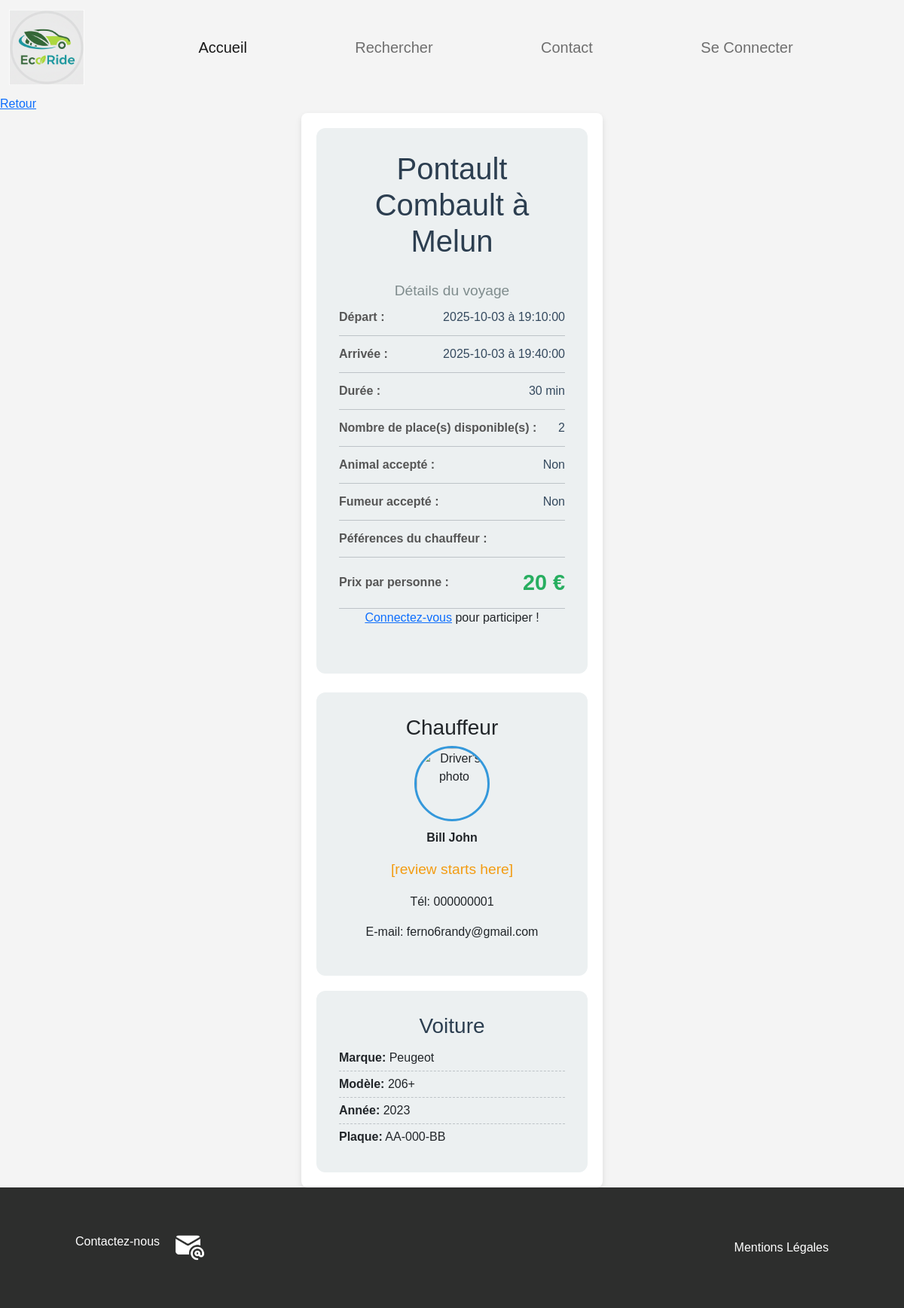
The page /detail_voyage.php?voyageId=2 on the database its author committed.
### tables this page shows
CREATE TABLE `covoiturage` (
  `Covoiturage_id` int(11) NOT NULL,
  `Date_depart` date NOT NULL,
  `Heure_depart` time NOT NULL,
  `Adresse_depart` varchar(50) NOT NULL,
  `Ville_depart` varchar(50) NOT NULL,
  `Date_arrivee` date NOT NULL,
  `Heure_arrivee` time NOT NULL,
  `Adresse_arrivee` varchar(50) NOT NULL,
  `Ville_arrivee` varchar(50) NOT NULL,
  `Statut` enum('Ouvert','En cours','Terminé','Annulé') NOT NULL DEFAULT 'Ouvert',
  `Nb_place` int(50) NOT NULL,
  `Prix_personne` float NOT NULL,
  `Duree` int(11) NOT NULL,
  `Voiture_id` int(11) NOT NULL
);

CREATE TABLE `utilisateur` (
  `Utilisateur_id` int(11) NOT NULL,
  `Nom` varchar(50) NOT NULL,
  `Prenom` varchar(50) NOT NULL,
  `Email` varchar(50) NOT NULL,
  `Password` varchar(255) NOT NULL,
  `Telephone` varchar(50) NOT NULL,
  `Adresse` varchar(50) NOT NULL,
  `Date_naissance` date NOT NULL,
  `Photo` mediumblob NOT NULL,
  `Pseudo` varchar(50) NOT NULL,
  `Animal_accepte` tinyint(1) NOT NULL DEFAULT 0,
  `Fumeur_accepte` tinyint(1) NOT NULL DEFAULT 0,
  `Autre_preference` text NOT NULL,
  `Credit` int(11) NOT NULL,
  `Statut` enum('Actif','Inactif','Suspendu') NOT NULL,
  `Note` decimal(10,1) NOT NULL
);

CREATE TABLE `voiture` (
  `Voiture_id` int(11) NOT NULL,
  `Nb_place` int(11) NOT NULL,
  `Modele` varchar(50) NOT NULL,
  `Immatriculation` varchar(50) NOT NULL,
  `Energie` enum('Electrique','Essence','Diesel','Hybride') NOT NULL,
  `Couleur` varchar(50) NOT NULL,
  `Date_premiere_immatriculation` date NOT NULL,
  `Ecologique` tinyint(1) NOT NULL DEFAULT 0,
  `Marque` varchar(50) NOT NULL,
  `Utilisateur_id` int(11) NOT NULL
);

### classes/Voyage.php (called while the page is built, shortened)
<?php
class Voyage
{
    private string $placeDescription;
    private int $nbPlace;
    private $departureDate;
    private $departureTime;
    private $arrivalDate;
    private $arrivalTime;
    private int $duree;
    private float $price;
    private Utilisateur $driver;
    private Voiture $voiture;
    public function __construct(int $id, PDO $pdo)
    {
        if (($id != null) && ($id != '')) {
            $sql = 'SELECT Covoiturage_id, Date_depart, Heure_depart, Adresse_depart, Ville_depart, Date_arrivee, Heure_arrivee, Adresse_arrivee, Ville_arrivee, Statut, Nb_place, Prix_personne, Duree, Voiture_Id FROM covoiturage WHERE Covoiturage_id = ' . $id;
            foreach ($pdo->query($sql, PDO::FETCH_ASSOC) as $row) {
                $this->placeDescription = $row['Ville_depart'] . ' à ' . $row['Ville_arrivee'];
                $this->departureDate = $row['Date_depart'];
                $this->departureTime = $row['Heure_depart'];
                $this->arrivalDate = $row['Date_arrivee'];
                $this->arrivalTime = $row['Heure_arrivee'];
                $this->duree = $row['Duree'];
                $this->price = $row['Prix_personne'];
                $this->nbPlace = $row['Nb_place'];
                $this->voiture = new Voiture($row['Voiture_Id'], $pdo);
                $this->driver = $this->voiture->getDriver();
            }
        }
    }
    public function getPlaceDescription(): string
    {
        return $this->placeDescription;
    }
    public function getDepartureDate(): string
    {
        return $this->departureDate;
    }
    public function getArrivalDate(): string
    {
        return $this->arrivalDate;
    }
    public function getDepartureTime(): string
    {
        return $this->departureTime;
    }
    public function getArrivalTime(): string
    {
        return $this->arrivalTime;
    }
    public function getDuree(): int
    {
        return $this->duree;
    }
    public function getPrice(): float
    {
        return $this->price;
    }
    public function getNbPlace(): int
    {
        return $this->nbPlace;
    }
    public function getVoiture(): Voiture
    {
        return $this->voiture;
    }
    public function getDriver(): Utilisateur
    {
        return $this->driver;
    }
}
?>

### classes/Voiture.php (called while the page is built, shortened)
<?php
class Voiture
{
    private string $carMake;
    private string $carModel;
    private int $carYear;
    private string $carPlate;
    private Utilisateur $driver;
    function __construct(int $id, PDO $pdo)
    {
        $sql = 'SELECT Voiture_Id, Ecologique, Marque, Modele, Energie, Immatriculation, YEAR(Date_premiere_immatriculation) as anneeImmat, Utilisateur_Id FROM voiture WHERE Voiture_Id  = ?';
        $stmt = $pdo->prepare($sql);
        $stmt->execute([$id]);
        $voiture = $stmt->fetch();
        if ($voiture) {
            $this->carMake = $voiture['Marque'];
            $this->carModel = $voiture['Modele'];
            $this->carYear = $voiture['anneeImmat'];
            $this->carPlate = $voiture['Immatriculation'];
            $this->driver = new Utilisateur($voiture['Utilisateur_Id'], $pdo);
        }
    }
    public function getCarMake(): string
    {
        return $this->carMake;
    }
    public function getCarModel(): string
    {
        return $this->carModel;
    }
    public function getCarYear(): int
    {
        return $this->carYear;
    }
    public function getCarPlate(): string
    {
        return $this->carPlate;
    }
    public function getDriver(): Utilisateur
    {
        return $this->driver;
    }
}
?>

### classes/Utilisateur.php (called while the page is built, shortened)
<?php
class Utilisateur
{
    private string $fullName;
    private string $phone;
    private string $email;
    private bool $preferenceAnimal;
    private bool $preferenceFumeur;
    public function __construct(int $id, PDO $pdo)
    {
        $sql = "SELECT Utilisateur_Id, Pseudo, Statut, Utilisateur_id, Nom, Prenom, Date_naissance, Note, Adresse, Telephone, Email, Photo, Animal_accepte, Fumeur_accepte, Autre_preference, Credit FROM utilisateur WHERE Utilisateur_Id = ?";
        $stmt = $pdo->prepare($sql);
        $stmt->execute([$id]);
        $user = $stmt->fetch();
        if ($user) {
            $this->fullName = $user["Prenom"] . " " . $user["Nom"];
            $this->phone = $user["Telephone"];
            $this->email = $user["Email"];
            $this->preferenceAnimal = $user['Animal_accepte'];
            $this->preferenceFumeur = $user['Fumeur_accepte'];
            $roles = Utilisateur::loadRoles($id, $pdo);
        }
    }
    public static function loadRoles(int $userId, PDO $pdo): array
    {
        $sql = "SELECT role.Role_Id, Libelle FROM role JOIN utilisateur_role ON role.Role_Id = utilisateur_role.Role_Id WHERE Utilisateur_Id = ?";
        $stmt = $pdo->prepare($sql);
        $stmt->execute([$userId]);
        $roles = $stmt->fetchAll();
        if ($roles) {
            return $roles;
        }
        return [];
    }
    public static function checkUserRole(array $roles): string
    {
        $userRole = "";
        $userIsChauffeur = false;
        $userIsPassager = false;
        $userIsEmployee = false;
        $userIsAdmin = false;
        foreach ($roles as $role) {
            if ($role['Libelle'] == Utilisateur::USER_ROLE_CHAUFFEUR) {
                $userIsChauffeur = true;
            }
            if ($role['Libelle'] == Utilisateur::USER_ROLE_PASSAGER) {
                $userIsPassager = true;
            }
        }
        if ($userIsAdmin) {
            $userRole = Utilisateur::USER_ROLE_ADMIN;
        } else if ($userIsEmployee) {
            $userRole = Utilisateur::USER_ROLE_EMPLOYE;
        } else if ($userIsChauffeur && $userIsPassager) {
            $userRole = Utilisateur::USER_ROLE_PASSAGER_ET_CHAUFFEUR;
        } else if ($userIsPassager) {
            $userRole = Utilisateur::USER_ROLE_PASSAGER;
        } else if ($userIsChauffeur) {
            $userRole = Utilisateur::USER_ROLE_CHAUFFEUR;
        }
        return $userRole;
    }
    public function getFullName(): string
    {
        return $this->fullName;
    }
    public function getEmail(): string
    {
        return $this->email;
    }
    public function getTelephone(): string
    {
        return $this->phone;
    }
    public function getPreferenceAnimalString(): string
    {
        return ($this->preferenceAnimal == 0 ? 'Non' : 'Oui');
    }
    public function getPreferenceFumeurString(): string
    {
        return ($this->preferenceFumeur == 0 ? 'Non' : 'Oui');
    }
}
?>

### detail_voyage.php (the view, shortened to what this page needs)
<?php include 'imports.php' ?>
<?php
if (isset($_GET['voyageId'])) {
    $showMessageVisiteur = false;
    $voyage = new Voyage($_GET['voyageId'], $pdo);
    $participants = $voyage->getParticipations($pdo);
    $participantsIds = [];
    foreach ($participants as $participant) {
        array_push($participantsIds, $participant['Utilisateur_Id']);
    }
    $userIsDriver = false;
    if (!isset($_SESSION["id"])) {
        $showMessageVisiteur = true;
    } else if ($voyage->isVoyageOuvert()) {
        if ((!$userIsDriver) && str_contains($_SESSION["role"], Utilisateur::USER_ROLE_PASSAGER)) {
            if (in_array($_SESSION["id"], $participantsIds)) {
                $displayAnnulerPassager = true;
            } else if ($voyage->getNbPlace() >= 1) {
                $displayParticiper = true;
            }
        }
    } else if ($voyage->isVoyageTermine()) {
        if (str_contains($_SESSION["role"], Utilisateur::USER_ROLE_PASSAGER) && in_array($_SESSION["id"], $participantsIds)) {
            $displayValider = true;
        }
    }
}
?>
<?php include 'html.php' ?>
<head>
    <?php include 'head.php' ?>
</head>
<body>
    <?php include 'header.php' ?>
    <main>
        <a href=javascript:history.go(-1)>Retour</a>
        <div class="container">
            <div class="main-content">
                <div class="left-panel">
                    <div class="header">
                        <h1><?php echo $voyage->getPlaceDescription(); ?></h1>
                        <h2>Détails du voyage</h2>
                    </div>
                    <div class="detail-item">
                        <span class="label">Départ :</span>
                        <span
                            class="value"><?php echo $voyage->getDepartureDate() . " à " . $voyage->getDepartureTime(); ?></span>
                    </div>
                    <div class="detail-item">
                        <span class="label">Arrivée :</span>
                        <span
                            class="value"><?php echo $voyage->getArrivalDate() . " à " . $voyage->getArrivalTime(); ?></span>
                    </div>
                    <div class="detail-item">
                        <span class="label">Durée :</span>
                        <span class="value"><?php echo $voyage->getDuree() . ' min'; ?></span>
                    </div>
                    <div class="detail-item">
                        <span class="label">Nombre de place(s) disponible(s) :</span>
                        <span class="value"><?php echo $voyage->getNbPlace(); ?></span>
                    </div>
                    <div class="detail-item">
                        <span class="label">Animal accepté :</span>
                        <span class="value"><?php echo $voyage->getDriver()->getPreferenceAnimalString(); ?></span>
                    </div>
                    <div class="detail-item">
                        <span class="label">Fumeur accepté :</span>
                        <span class="value"><?php echo $voyage->getDriver()->getPreferenceFumeurString(); ?></span>
                    </div>
                    <div class="detail-item">
                        <span class="label">Péférences du chauffeur :</span>
                    </div>
                    <div class="detail-item">
                        <span class="label">Prix par personne :</span>
                        <span class="value price-value"><?php echo $voyage->getPrice(); ?> €</span>
                    </div>
                    <form action="<?php echo htmlspecialchars($_SERVER["REQUEST_URI"]); ?>" method="post">
                        <div class="btn_group">
                            <?php if ($showMessageVisiteur): ?>
                                <p><a href="connexion.php">Connectez-vous</a> pour participer !</p>
                            <?php endif; ?>
                        </div>
                    </form>
                </div>
                <div class="right-panel">
                    <?php if (!$userIsDriver): ?>
                        <div class="driver-card">
                            <h3>Chauffeur</h3>
                            <img src="<?php echo "[PHOTO HERE]" ?>" alt="Driver's photo" class="driver-photo">
                            <p><strong><?php echo $voyage->getDriver()->getFullName(); ?></strong></p>
                            <p class="review-stars">[review starts here]</p>
                            <p>Tél: <?php echo $voyage->getDriver()->getTelephone(); ?></p>
                            <p>E-mail: <?php echo $voyage->getDriver()->getEmail(); ?></p>
                        </div>
                    <?php endif; ?>
                    <div class="car-card">
                        <h3>Voiture</h3>
                        <ul class="car-detail-list">
                            <li><strong>Marque:</strong> <?php echo $voyage->getVoiture()->getCarMake(); ?></li>
                            <li><strong>Modèle:</strong> <?php echo $voyage->getVoiture()->getCarModel(); ?></li>
                            <li><strong>Année:</strong> <?php echo $voyage->getVoiture()->getCarYear(); ?></li>
                            <li><strong>Plaque:</strong> <?php echo $voyage->getVoiture()->getCarPlate(); ?></li>
                        </ul>
                    </div>
                </div>
            </div>
        </div>
    </main>
    <?php include 'footer.php' ?>
</body>
</html>

### styles/ecoride.css (style rules this page uses)
.container { background-color: #ffffff; border-radius: 16px; box-shadow: 0 10px 30px rgba(0, 0, 0, 0.1); padding: 40px; gap: 25px; max-width: 900px; width: 100%; }
.header { text-align: center; }
.header h1 { color: #2c3e50; font-size: 2.5em; margin: 0; margin-bottom: 30px; }
.header h2 { color: #7f8c8d; font-size: 1.2em; margin: 0; font-weight: normal; }
.main-content { display: flex; flex-direction: row; gap: 25px; flex-wrap: wrap; }
.left-panel { flex: 2; min-width: 300px; background-color: #ecf0f1; border-radius: 12px; padding: 30px; }
.right-panel { flex: 1; min-width: 250px; display: flex; flex-direction: column; gap: 20px; }
.detail-item { display: flex; justify-content: space-between; align-items: center; padding: 12px 0; border-bottom: 1px solid #bdc3c7; }
.label { color: #555; font-weight: bold; }
.value { color: #34495e; text-align: right; }
.price-value { font-size: 1.8em; font-weight: bold; color: #27ae60; }
.driver-card, .car-card { background-color: #ecf0f1; border-radius: 12px; padding: 30px; text-align: center; }
.driver-photo { width: 100px; height: 100px; border-radius: 50%; object-fit: cover; border: 3px solid #3498db; margin-bottom: 10px; }
.review-stars { color: #f39c12; font-size: 1.2em; }
.car-card h3 { margin-top: 0; color: #2c3e50; }
.car-detail-list { list-style: none; padding: 0; margin: 0; text-align: left; }
.car-detail-list li { padding: 5px 0; border-bottom: 1px dashed #bdc3c7; }
.car-detail-list li:last-child { border-bottom: none; }
.btn_group { display: flex; justify-content: space-around; flex-wrap: wrap; }
@media (min-width: 768px) { .main-content { flex-direction: row; } }
@media (min-width: 768px) { .container { flex-direction: row; justify-content: space-between; align-items: flex-start; } }
@media (min-width: 768px) { .left-panel, .right-panel { min-width: auto; } }
body { font-family: Arial, sans-serif; background-color: #f4f4f4; margin: 0; }
.container { max-width: 600px; margin: auto; background: #fff; padding: 20px; border-radius: 8px; box-shadow: 0 0 10px rgba(0, 0, 0, 0.1); }
h1 { text-align: center; color: #333; }
form div { margin-bottom: 15px; }
.container { width: 400px; padding: 20px; background-color: #fff; border-radius: 8px; box-shadow: 0 4px 8px rgba(0, 0, 0, 0.1); }

### rows shown on the page
covoiturage: $voyage->getPlaceDescription() "Pontault Combault à Melun", Date_depart "2025-10-03", Heure_depart "19:10:00", Date_arrivee "2025-10-03", Heure_arrivee "19:40:00", Duree "30", Nb_place "2", Prix_personne "20"
utilisateur: $voyage->getDriver()->getFullName() "Bill John", Telephone "000000001", Email "ferno6randy@gmail.com"
voiture: Marque "Peugeot", Modele "206+", Immatriculation "AA-000-BB"

### other values the page prints
$voyage->getDriver()->getPreferenceAnimalString() "Non"
$voyage->getDriver()->getPreferenceFumeurString() "Non"
$voyage->getVoiture()->getCarYear() "2023"
